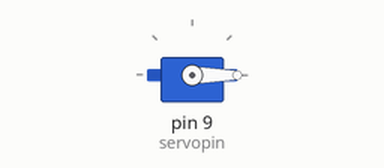
This sketch was run on a simulated Arduino Uno, built with avr-gcc and run on an emulated ATmega328P. Parts: servo.

Above: at 0.05 s.
At 1.05 s:
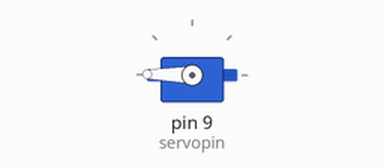
At 2.0 s:
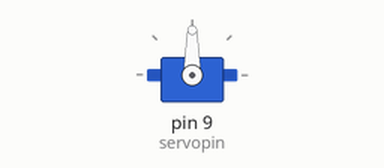
Timing chart, 0 to 4.6 s (numbered marks = the images above):
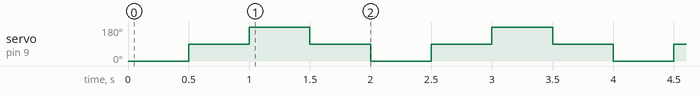

Measured:
- by itself, servo on pin 9 (servopin): repeats every 2.0 s: 179° 0.50 s, 90° 0.50 s, 0° 0.50 s, 90° 0.50 s

The sketch:

servo-motor.ino
```cpp
#include <Servo.h>

Servo servo;

int servopin = 9;

void setup() {
  // put your setup code here, to run once:
  servo.attach(servopin);
}

void loop() {
  servo.write(0);
  delay(500);
  servo.write(90);
  delay(500);
  servo.write(179);
  delay(500);
  servo.write(90);
  delay(500);
}
```
